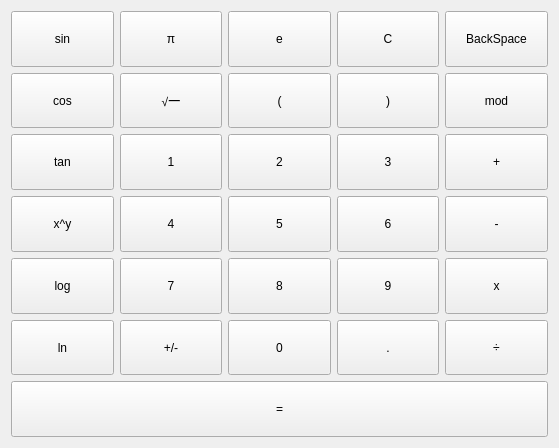
<?xml version="1.0" encoding="UTF-8"?>
<ui version="4.0">
 <class>SciencePage</class>
 <widget class="QWidget" name="SciencePage">
  <property name="geometry">
   <rect>
    <x>0</x>
    <y>0</y>
    <width>559</width>
    <height>448</height>
   </rect>
  </property>
  <property name="windowTitle">
   <string>Form</string>
  </property>
  <layout class="QGridLayout" name="gridLayout">
   <item row="0" column="0">
    <widget class="QPushButton" name="btnSin">
     <property name="sizePolicy">
      <sizepolicy hsizetype="Minimum" vsizetype="Expanding">
       <horstretch>0</horstretch>
       <verstretch>0</verstretch>
      </sizepolicy>
     </property>
     <property name="text">
      <string>sin</string>
     </property>
    </widget>
   </item>
   <item row="0" column="1">
    <widget class="QPushButton" name="btnPi">
     <property name="sizePolicy">
      <sizepolicy hsizetype="Minimum" vsizetype="Expanding">
       <horstretch>0</horstretch>
       <verstretch>0</verstretch>
      </sizepolicy>
     </property>
     <property name="text">
      <string>π</string>
     </property>
    </widget>
   </item>
   <item row="0" column="2">
    <widget class="QPushButton" name="btn_e">
     <property name="sizePolicy">
      <sizepolicy hsizetype="Minimum" vsizetype="Expanding">
       <horstretch>0</horstretch>
       <verstretch>0</verstretch>
      </sizepolicy>
     </property>
     <property name="text">
      <string>e</string>
     </property>
    </widget>
   </item>
   <item row="0" column="3">
    <widget class="QPushButton" name="btnClear">
     <property name="sizePolicy">
      <sizepolicy hsizetype="Minimum" vsizetype="Expanding">
       <horstretch>0</horstretch>
       <verstretch>0</verstretch>
      </sizepolicy>
     </property>
     <property name="text">
      <string>C</string>
     </property>
    </widget>
   </item>
   <item row="0" column="4">
    <widget class="QPushButton" name="btnBackSpace">
     <property name="sizePolicy">
      <sizepolicy hsizetype="Minimum" vsizetype="Expanding">
       <horstretch>0</horstretch>
       <verstretch>0</verstretch>
      </sizepolicy>
     </property>
     <property name="text">
      <string>BackSpace</string>
     </property>
    </widget>
   </item>
   <item row="1" column="0">
    <widget class="QPushButton" name="btnCos">
     <property name="sizePolicy">
      <sizepolicy hsizetype="Minimum" vsizetype="Expanding">
       <horstretch>0</horstretch>
       <verstretch>0</verstretch>
      </sizepolicy>
     </property>
     <property name="text">
      <string>cos</string>
     </property>
    </widget>
   </item>
   <item row="1" column="1">
    <widget class="QPushButton" name="btnRadicalSign">
     <property name="sizePolicy">
      <sizepolicy hsizetype="Minimum" vsizetype="Expanding">
       <horstretch>0</horstretch>
       <verstretch>0</verstretch>
      </sizepolicy>
     </property>
     <property name="text">
      <string>√一</string>
     </property>
    </widget>
   </item>
   <item row="1" column="2">
    <widget class="QPushButton" name="btnLeftBrackets">
     <property name="sizePolicy">
      <sizepolicy hsizetype="Minimum" vsizetype="Expanding">
       <horstretch>0</horstretch>
       <verstretch>0</verstretch>
      </sizepolicy>
     </property>
     <property name="text">
      <string>(</string>
     </property>
    </widget>
   </item>
   <item row="1" column="3">
    <widget class="QPushButton" name="btnRightBrackets">
     <property name="sizePolicy">
      <sizepolicy hsizetype="Minimum" vsizetype="Expanding">
       <horstretch>0</horstretch>
       <verstretch>0</verstretch>
      </sizepolicy>
     </property>
     <property name="text">
      <string>)</string>
     </property>
    </widget>
   </item>
   <item row="1" column="4">
    <widget class="QPushButton" name="btnMod">
     <property name="sizePolicy">
      <sizepolicy hsizetype="Minimum" vsizetype="Expanding">
       <horstretch>0</horstretch>
       <verstretch>0</verstretch>
      </sizepolicy>
     </property>
     <property name="text">
      <string>mod</string>
     </property>
    </widget>
   </item>
   <item row="2" column="0">
    <widget class="QPushButton" name="btnTan">
     <property name="sizePolicy">
      <sizepolicy hsizetype="Minimum" vsizetype="Expanding">
       <horstretch>0</horstretch>
       <verstretch>0</verstretch>
      </sizepolicy>
     </property>
     <property name="text">
      <string>tan</string>
     </property>
    </widget>
   </item>
   <item row="2" column="1">
    <widget class="QPushButton" name="btn_1">
     <property name="sizePolicy">
      <sizepolicy hsizetype="Minimum" vsizetype="Expanding">
       <horstretch>0</horstretch>
       <verstretch>0</verstretch>
      </sizepolicy>
     </property>
     <property name="text">
      <string>1</string>
     </property>
    </widget>
   </item>
   <item row="2" column="2">
    <widget class="QPushButton" name="btn_2">
     <property name="sizePolicy">
      <sizepolicy hsizetype="Minimum" vsizetype="Expanding">
       <horstretch>0</horstretch>
       <verstretch>0</verstretch>
      </sizepolicy>
     </property>
     <property name="text">
      <string>2</string>
     </property>
    </widget>
   </item>
   <item row="2" column="3">
    <widget class="QPushButton" name="btn_3">
     <property name="sizePolicy">
      <sizepolicy hsizetype="Minimum" vsizetype="Expanding">
       <horstretch>0</horstretch>
       <verstretch>0</verstretch>
      </sizepolicy>
     </property>
     <property name="text">
      <string>3</string>
     </property>
    </widget>
   </item>
   <item row="2" column="4">
    <widget class="QPushButton" name="btnAdd">
     <property name="sizePolicy">
      <sizepolicy hsizetype="Minimum" vsizetype="Expanding">
       <horstretch>0</horstretch>
       <verstretch>0</verstretch>
      </sizepolicy>
     </property>
     <property name="text">
      <string>+</string>
     </property>
    </widget>
   </item>
   <item row="3" column="0">
    <widget class="QPushButton" name="btnExponent">
     <property name="sizePolicy">
      <sizepolicy hsizetype="Minimum" vsizetype="Expanding">
       <horstretch>0</horstretch>
       <verstretch>0</verstretch>
      </sizepolicy>
     </property>
     <property name="text">
      <string>x^y</string>
     </property>
    </widget>
   </item>
   <item row="3" column="1">
    <widget class="QPushButton" name="btn_4">
     <property name="sizePolicy">
      <sizepolicy hsizetype="Minimum" vsizetype="Expanding">
       <horstretch>0</horstretch>
       <verstretch>0</verstretch>
      </sizepolicy>
     </property>
     <property name="text">
      <string>4</string>
     </property>
    </widget>
   </item>
   <item row="3" column="2">
    <widget class="QPushButton" name="btn_5">
     <property name="sizePolicy">
      <sizepolicy hsizetype="Minimum" vsizetype="Expanding">
       <horstretch>0</horstretch>
       <verstretch>0</verstretch>
      </sizepolicy>
     </property>
     <property name="text">
      <string>5</string>
     </property>
    </widget>
   </item>
   <item row="3" column="3">
    <widget class="QPushButton" name="btn_6">
     <property name="sizePolicy">
      <sizepolicy hsizetype="Minimum" vsizetype="Expanding">
       <horstretch>0</horstretch>
       <verstretch>0</verstretch>
      </sizepolicy>
     </property>
     <property name="text">
      <string>6</string>
     </property>
    </widget>
   </item>
   <item row="3" column="4">
    <widget class="QPushButton" name="btnMinus">
     <property name="sizePolicy">
      <sizepolicy hsizetype="Minimum" vsizetype="Expanding">
       <horstretch>0</horstretch>
       <verstretch>0</verstretch>
      </sizepolicy>
     </property>
     <property name="text">
      <string>-</string>
     </property>
    </widget>
   </item>
   <item row="4" column="0">
    <widget class="QPushButton" name="btnLog">
     <property name="sizePolicy">
      <sizepolicy hsizetype="Minimum" vsizetype="Expanding">
       <horstretch>0</horstretch>
       <verstretch>0</verstretch>
      </sizepolicy>
     </property>
     <property name="text">
      <string>log</string>
     </property>
    </widget>
   </item>
   <item row="4" column="1">
    <widget class="QPushButton" name="btn_7">
     <property name="sizePolicy">
      <sizepolicy hsizetype="Minimum" vsizetype="Expanding">
       <horstretch>0</horstretch>
       <verstretch>0</verstretch>
      </sizepolicy>
     </property>
     <property name="text">
      <string>7</string>
     </property>
    </widget>
   </item>
   <item row="4" column="2">
    <widget class="QPushButton" name="btn_8">
     <property name="sizePolicy">
      <sizepolicy hsizetype="Minimum" vsizetype="Expanding">
       <horstretch>0</horstretch>
       <verstretch>0</verstretch>
      </sizepolicy>
     </property>
     <property name="text">
      <string>8</string>
     </property>
    </widget>
   </item>
   <item row="4" column="3">
    <widget class="QPushButton" name="btn_9">
     <property name="sizePolicy">
      <sizepolicy hsizetype="Minimum" vsizetype="Expanding">
       <horstretch>0</horstretch>
       <verstretch>0</verstretch>
      </sizepolicy>
     </property>
     <property name="text">
      <string>9</string>
     </property>
    </widget>
   </item>
   <item row="4" column="4">
    <widget class="QPushButton" name="btnMultiply">
     <property name="sizePolicy">
      <sizepolicy hsizetype="Minimum" vsizetype="Expanding">
       <horstretch>0</horstretch>
       <verstretch>0</verstretch>
      </sizepolicy>
     </property>
     <property name="text">
      <string>x</string>
     </property>
    </widget>
   </item>
   <item row="5" column="0">
    <widget class="QPushButton" name="btnLn">
     <property name="sizePolicy">
      <sizepolicy hsizetype="Minimum" vsizetype="Expanding">
       <horstretch>0</horstretch>
       <verstretch>0</verstretch>
      </sizepolicy>
     </property>
     <property name="text">
      <string>ln</string>
     </property>
    </widget>
   </item>
   <item row="5" column="1">
    <widget class="QPushButton" name="btnChangePlusMinus">
     <property name="sizePolicy">
      <sizepolicy hsizetype="Minimum" vsizetype="Expanding">
       <horstretch>0</horstretch>
       <verstretch>0</verstretch>
      </sizepolicy>
     </property>
     <property name="text">
      <string>+/-</string>
     </property>
    </widget>
   </item>
   <item row="5" column="2">
    <widget class="QPushButton" name="btn_0">
     <property name="sizePolicy">
      <sizepolicy hsizetype="Minimum" vsizetype="Expanding">
       <horstretch>0</horstretch>
       <verstretch>0</verstretch>
      </sizepolicy>
     </property>
     <property name="text">
      <string>0</string>
     </property>
    </widget>
   </item>
   <item row="5" column="3">
    <widget class="QPushButton" name="btnPoint">
     <property name="sizePolicy">
      <sizepolicy hsizetype="Minimum" vsizetype="Expanding">
       <horstretch>0</horstretch>
       <verstretch>0</verstretch>
      </sizepolicy>
     </property>
     <property name="text">
      <string>.</string>
     </property>
    </widget>
   </item>
   <item row="5" column="4">
    <widget class="QPushButton" name="btnExcept">
     <property name="sizePolicy">
      <sizepolicy hsizetype="Minimum" vsizetype="Expanding">
       <horstretch>0</horstretch>
       <verstretch>0</verstretch>
      </sizepolicy>
     </property>
     <property name="text">
      <string>÷</string>
     </property>
    </widget>
   </item>
   <item row="6" column="0" colspan="5">
    <widget class="QPushButton" name="btnEvaluate">
     <property name="sizePolicy">
      <sizepolicy hsizetype="Minimum" vsizetype="Expanding">
       <horstretch>0</horstretch>
       <verstretch>0</verstretch>
      </sizepolicy>
     </property>
     <property name="text">
      <string>=</string>
     </property>
    </widget>
   </item>
  </layout>
 </widget>
 <resources/>
 <connections/>
</ui>
